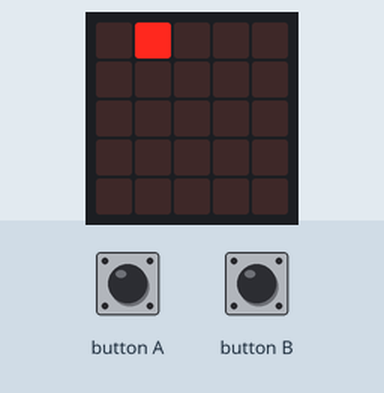
Simulated run of this program. Board: BBC micro:bit (MakeCode). Parts: the board's 5×5 LED display. The test bench sets the inputs (shaded band).

Above: at 1.6 s.
1.7 s: button A pressed 5 times (0.12 s each, 0.3 s apart)
At 2.7 s:
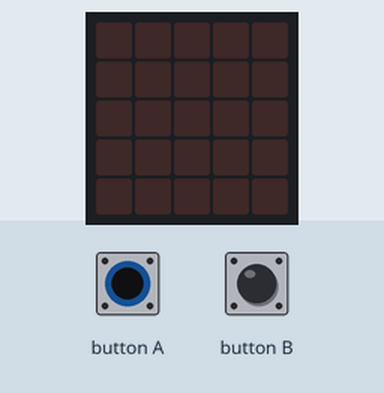
At 5.8 s:
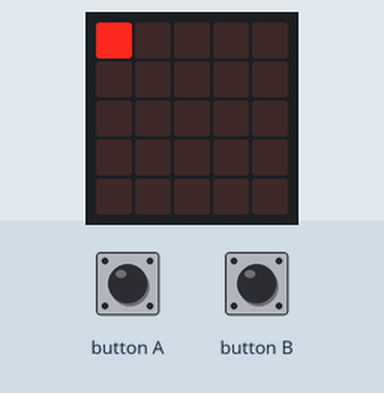
6.2 s: button B pressed for 0.15 s
At 8.6 s:
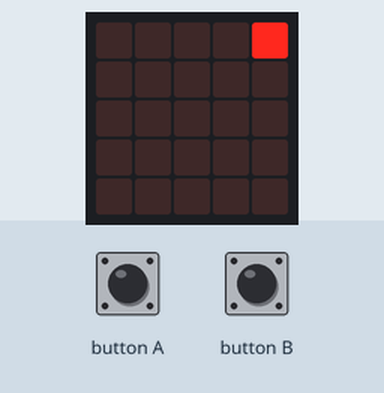
9.3 s: button A pressed for 0.15 s
Timing chart, 0 to 12.3 s (numbered marks = the images above; inputs shaded):
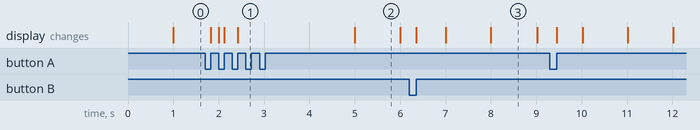

The program:

main.ts
```typescript
input.onButtonPressed(Button.A, function () {
    led.unplot(x, y)
    x += -1
    led.plot(x, y)
})
input.onButtonPressed(Button.B, function () {
    led.unplot(x, y)
    x += 1
    led.plot(x, y)
})
let y = 0
let x = 0
x = 0
y = 0
basic.forever(function () {
    led.plot(x, y)
    while (x > 0) {
        led.plot(x, y)
        basic.pause(1000)
        led.unplot(x, y)
        x += -1
        led.plot(x, y)
    }
    while (x < 4) {
        led.plot(x, y)
        basic.pause(1000)
        led.unplot(x, y)
        x += 1
        led.plot(x, y)
    }
})
```

test.ts
```typescript
// les tests vont ici ; cela ne sera pas compilé si ce paquet est utilisé en tant qu'extension.
```

Measured:
- after the input at 1.7 s, the display: first changes after 0.12 s (image 1 shows a later state)
- what the display in image 2 shows lasts 1.0 s, from 5.0 s to 6.0 s
